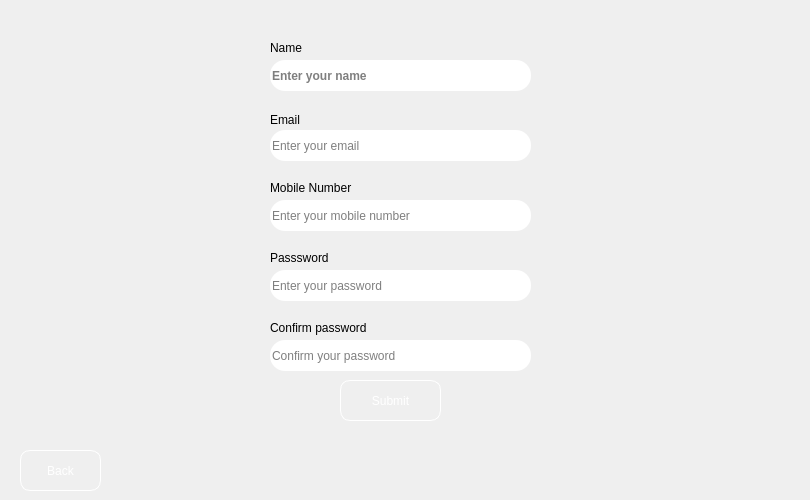
    <widget class="QWidget" name="Sign_up_page">
     <widget class="QLineEdit" name="Name_input_sign_up">
      <property name="geometry">
       <rect>
        <x>270</x>
        <y>60</y>
        <width>261</width>
        <height>31</height>
       </rect>
      </property>
      <property name="font">
       <font>
        <family>Segoe UI</family>
        <pointsize>9</pointsize>
        <italic>false</italic>
        <bold>true</bold>
        <kerning>true</kerning>
       </font>
      </property>
      <property name="acceptDrops">
       <bool>true</bool>
      </property>
      <property name="styleSheet">
       <string notr="true">image: url(:/new/prefix1/ImageC/login2.png);
border-style: solid;
 border-width:0px;
 border-radius:15px;
 max-width:1000px;
 max-height:1000px;
 min-width:0px;
 min-height:0px;
font: 700 9pt &quot;Segoe UI&quot;;</string>
      </property>
      <property name="frame">
       <bool>false</bool>
      </property>
      <property name="dragEnabled">
       <bool>false</bool>
      </property>
      <property name="placeholderText">
       <string>Enter your name</string>
      </property>
     </widget>
     <widget class="QLineEdit" name="Email_input_sign_up">
      <property name="geometry">
       <rect>
        <x>270</x>
        <y>130</y>
        <width>261</width>
        <height>31</height>
       </rect>
      </property>
      <property name="styleSheet">
       <string notr="true">font: 700 9pt &quot;Segoe UI&quot;;
image: url(:/new/prefix1/ImageC/login2.png);
border-style: solid;
 border-width:0px;
 border-radius:15px;
 max-width:1000px;
 max-height:1000px;
 min-width:0px;
 min-height:0px;</string>
      </property>
      <property name="frame">
       <bool>false</bool>
      </property>
      <property name="placeholderText">
       <string>Enter your email</string>
      </property>
     </widget>
     <widget class="QLineEdit" name="Mobile_input_sign_up">
      <property name="geometry">
       <rect>
        <x>270</x>
        <y>200</y>
        <width>261</width>
        <height>31</height>
       </rect>
      </property>
      <property name="styleSheet">
       <string notr="true">image: url(:/new/prefix1/ImageC/login2.png);
border-style: solid;
 border-width:0px;
 border-radius:15px;
 max-width:1000px;
 max-height:1000px;
 min-width:0px;
 min-height:0px;
font: 700 9pt &quot;Segoe UI&quot;;</string>
      </property>
      <property name="frame">
       <bool>false</bool>
      </property>
      <property name="placeholderText">
       <string>Enter your mobile number</string>
      </property>
     </widget>
     <widget class="QLineEdit" name="Password_input_sign_up">
      <property name="geometry">
       <rect>
        <x>270</x>
        <y>270</y>
        <width>261</width>
        <height>31</height>
       </rect>
      </property>
      <property name="styleSheet">
       <string notr="true">image: url(:/new/prefix1/ImageC/login2.png);
border-style: solid;
 border-width:0px;
 border-radius:15px;
 max-width:1000px;
 max-height:1000px;
 min-width:0px;
 min-height:0px;
font: 700 9pt &quot;Segoe UI&quot;;</string>
      </property>
      <property name="text">
       <string/>
      </property>
      <property name="frame">
       <bool>false</bool>
      </property>
      <property name="echoMode">
       <enum>QLineEdit::Normal</enum>
      </property>
      <property name="placeholderText">
       <string>Enter your password</string>
      </property>
     </widget>
     <widget class="QLineEdit" name="Conf_pass_input_sign_up">
      <property name="geometry">
       <rect>
        <x>270</x>
        <y>340</y>
        <width>261</width>
        <height>31</height>
       </rect>
      </property>
      <property name="styleSheet">
       <string notr="true">image: url(:/new/prefix1/ImageC/login2.png);
border-style: solid;
 border-width:0px;
 border-radius:15px;
 max-width:1000px;
 max-height:1000px;
 min-width:0px;
 min-height:0px;
font: 700 9pt &quot;Segoe UI&quot;;</string>
      </property>
      <property name="frame">
       <bool>false</bool>
      </property>
      <property name="echoMode">
       <enum>QLineEdit::Normal</enum>
      </property>
      <property name="placeholderText">
       <string>Confirm your password</string>
      </property>
     </widget>
     <widget class="QPushButton" name="Submit_button_sign_up">
      <property name="geometry">
       <rect>
        <x>340</x>
        <y>380</y>
        <width>101</width>
        <height>41</height>
       </rect>
      </property>
      <property name="styleSheet">
       <string notr="true">font: 700 9pt &quot;Segoe UI&quot;;
color: rgb(255, 255, 255);
image: url(:/new/prefix1/ImageC/button4.png);
border-style: solid;
 border-width:1px;
 border-radius:10px;
 max-width:200px;
 max-height:200px;
 min-width:0px;
 min-height:0px;</string>
      </property>
      <property name="text">
       <string>Submit</string>
      </property>
     </widget>
     <widget class="QLabel" name="label">
      <property name="geometry">
       <rect>
        <x>270</x>
        <y>40</y>
        <width>34</width>
        <height>16</height>
       </rect>
      </property>
      <property name="styleSheet">
       <string notr="true">font: 700 9pt &quot;Segoe UI&quot;;
</string>
      </property>
      <property name="text">
       <string>Name</string>
      </property>
     </widget>
     <widget class="QLabel" name="label_2">
      <property name="geometry">
       <rect>
        <x>270</x>
        <y>110</y>
        <width>31</width>
        <height>20</height>
       </rect>
      </property>
      <property name="styleSheet">
       <string notr="true">font: 700 9pt &quot;Segoe UI&quot;;
</string>
      </property>
      <property name="text">
       <string>Email</string>
      </property>
     </widget>
     <widget class="QLabel" name="label_3">
      <property name="geometry">
       <rect>
        <x>270</x>
        <y>180</y>
        <width>91</width>
        <height>16</height>
       </rect>
      </property>
      <property name="styleSheet">
       <string notr="true">font: 700 9pt &quot;Segoe UI&quot;;
</string>
      </property>
      <property name="text">
       <string>Mobile Number</string>
      </property>
     </widget>
     <widget class="QLabel" name="label_4">
      <property name="geometry">
       <rect>
        <x>270</x>
        <y>250</y>
        <width>61</width>
        <height>16</height>
       </rect>
      </property>
      <property name="styleSheet">
       <string notr="true">font: 700 9pt &quot;Segoe UI&quot;;
</string>
      </property>
      <property name="text">
       <string>Passsword</string>
      </property>
     </widget>
     <widget class="QLabel" name="label_5">
      <property name="geometry">
       <rect>
        <x>270</x>
        <y>320</y>
        <width>101</width>
        <height>16</height>
       </rect>
      </property>
      <property name="styleSheet">
       <string notr="true">font: 700 9pt &quot;Segoe UI&quot;;
</string>
      </property>
      <property name="text">
       <string>Confirm password</string>
      </property>
     </widget>
     <widget class="QPushButton" name="Sign_in_back_button">
      <property name="geometry">
       <rect>
        <x>20</x>
        <y>450</y>
        <width>81</width>
        <height>41</height>
       </rect>
      </property>
      <property name="styleSheet">
       <string notr="true">font: 700 9pt &quot;Segoe UI&quot;;
color: rgb(255, 255, 255);
image: url(:/new/prefix1/ImageC/button4.png);
border-style: solid;
 border-width:1px;
 border-radius:10px;
 max-width:200px;
 max-height:200px;
 min-width:0px;
 min-height:0px;</string>
      </property>
      <property name="text">
       <string>Back</string>
      </property>
     </widget>
     <widget class="QLabel" name="label_54">
      <property name="geometry">
       <rect>
        <x>0</x>
        <y>0</y>
        <width>801</width>
        <height>491</height>
       </rect>
      </property>
      <property name="text">
       <string/>
      </property>
      <property name="pixmap">
       <pixmap resource="ResourceC.qrc">:/new/prefix1/ImageC/busc5.jpeg</pixmap>
      </property>
      <property name="scaledContents">
       <bool>true</bool>
      </property>
     </widget>
     <zorder>label_54</zorder>
     <zorder>Name_input_sign_up</zorder>
     <zorder>Email_input_sign_up</zorder>
     <zorder>Mobile_input_sign_up</zorder>
     <zorder>Password_input_sign_up</zorder>
     <zorder>Conf_pass_input_sign_up</zorder>
     <zorder>Submit_button_sign_up</zorder>
     <zorder>label</zorder>
     <zorder>label_2</zorder>
     <zorder>label_3</zorder>
     <zorder>label_4</zorder>
     <zorder>label_5</zorder>
     <zorder>Sign_in_back_button</zorder>
    </widget>
